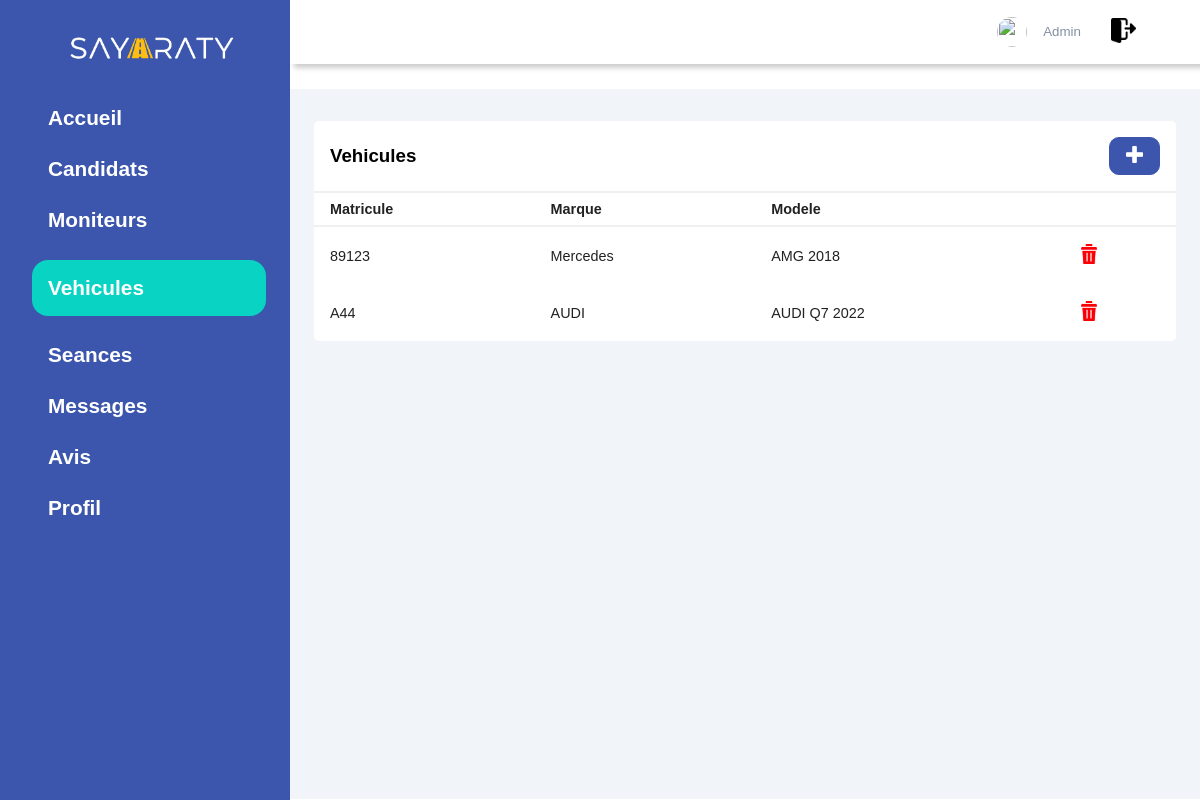
Screenshot of /Administrateur/Pages/vehicule.php with the database file from the repository.
### tables this page shows
CREATE TABLE `vehicule` (
  `Num_matricule` varchar(20) NOT NULL,
  `Marque` varchar(10) DEFAULT NULL,
  `Modele` varchar(50) DEFAULT NULL,
  `Disponibilite` tinyint(1) DEFAULT NULL
);

### Administrateur/Pages/vehicule.php (the view, shortened to what this page needs)
<!DOCTYPE html>
<!doctype html>
<html>
   <head>
       <link rel="stylesheet" href="https://cdn-uicons.flaticon.com/uicons-bold-rounded/css/uicons-bold-rounded.css">
       <link rel="stylesheet" href="../styles/Style_vehicule.css">
   </head>
   <body>
   <?PHP
     require("../../PHP/Connexion_BD.php");
    $query = "SELECT * FROM administrateur WHERE Login_admin='".$_SESSION["login"]."'";
$ligne = mysqli_fetch_row(mysqli_query($connect,$query));
   echo '  <div class="sidebar">
            <div class="brand">
            <a href="../"><img src="../image/SAYARATY_LOGO.png"><a>
            </div>
            <div class="menu">
                <ul>
                   <li>
                    <a href="../index.php" ><span class="dash">Accueil</span></a>
                   </li>
                   <li>
                    <a href="candidat.php" ><span class="condidats">Candidats</span></a>
                   </li>
                   <li>
                    <a  href="moniteur.php" ><span class="moniteur"> Moniteurs </span></a>
                   </li>
                   <li>
                    <a href="#" class="active" ><span class="voitures">Vehicules</span></a>
                   </li>
                   <li>
                   <a href="seance.php"><span class="">Seances</span></a>
                  </li>
                    <li>
                    <a href="message.php"><span class="">Messages</span></a>
                   </li>
                   <li>
                   <a href="Avis.php"><span class="">Avis</span></a>
                  </li>
                  <li>
                   <a href="profile.php"><span class="">Profil</span></a>
                  </li>
                </ul>
            </div>
      </div>
      <div class="main_cont">
        <header>
             <h2 >
                <label for="">
                    <span  class="hello"></span>
                </label>
             </h2>
             <div class="condidat">
                <img id="hi" src="'.$ligne[6].'" onclick="toggle" width="30px" height="30px"  alt="">
                <div >
                    <h4 id="Menu">'.$_SESSION["login"].'</h4>
                    <small>Admin</small></a>
                </div>
                <a href="../../PHP/Deconnexion.php">
             <img id="hiii" src="../image/loging out.png" width="25px" height="25px">
             </a>
             </div>
        </header>
        <main>
        <div class="recent">
                <div class="project">
                   <div class="card2">
                      <div class="card_h">
                         <h3> Vehicules </h3>
                         <button><a id="nn" href="../ajout/ajout_v.php" ><img src="../image/plus.png"  width="17px" height="17px" ></a> </button>
                      </div>
                      <div class="card_body">
                        <div class="table_res">
                            <table width="100%">
                                <thead>
                                   <tr>
                                      <td> Matricule </td>
                                      <td> Marque </td>
                                      <td> Modele </td>
                                   </tr>
                                </thead>' ;
                                $requete = mysqli_query( $connect , "SELECT Num_matricule,Marque,Modele,Disponibilite FROM  vehicule ");
                                while($ligne = mysqli_fetch_assoc($requete)) {
                                        echo ' <tbody>
                                         <tr>
                                             <td>'.$ligne['Num_matricule'].'</td>
                                             <td>'.$ligne['Marque'].'</td>
                                             <td>'.$ligne['Modele'].'</td>
                                             <td> <button id="aaa" value="Supprimer"><a onclick=\' javascript: return confirm("Êtes-vous sûr de vouloir supprimer?")\' href="../supp/supp_vehicule.php?delete='.$ligne['Num_matricule'].'"><image class="image_delete" src="../image/delete.png" ></a></buttom></td>
                                         </tr>' ;
                                     }
 echo'                               </tbody>
                              </table>
                        </div>
                      </div>
                   </div>
                </div>
                <div class="custmer">
                </div>
            </div>
        </main>
      </div>
   </body>
</html>   '
?>

### Administrateur/styles/Style_vehicule.css (style rules this page uses)
#hi { margin-right: 1rem; border-radius: 50%; cursor: pointer; margin-left: 30px; }
* { padding: 0; margin: 0; box-sizing: border-box; list-style-type: none ; text-decoration: none; font-family: 'Poppins', sans-serif; }
#hiii { margin-right: 1rem; cursor: pointer; margin-left: 30px; border-radius: 0%; }
.sidebar { width: 290px; position: fixed; left: 0; top: 0; height:100%; background: #3c56ad; z-index: 100; }
.brand img { width:200px; margin-left:20px; }
.brand { height: 90px; padding: 1rem 0rem 1rem 2rem; color: #fff; }
.active { background: rgb(9, 211, 194); padding-top:1rem ; padding-bottom: 1rem; color:#3c56ad; border-radius: 1rem; margin-right: 1.5rem; }
.menu li { width: 100%; margin-bottom: 1.7rem; padding-left: 2rem; }
.menu a span:first-child { font-size: 1.3rem; padding-right: 1rem; }
.menu { margin-top: 1rem; }
.menu a { padding-left: 1rem; display: block; color: rgb(255, 255, 255); font-size: 1.1rem; font-family: 'Courier New', Courier, monospace; font-weight: bold; }
.main_cont { margin-left: 290px; }
header { display: flex; background: #fff; justify-content: space-between; padding: 1rem 3rem; box-shadow: 4px 4px 5px rgba(0,0,0,0.2); position: fixed; left: 290px; width: calc(100% - 290px); top: 0; z-index: 100; }
header h2 { color :#555; }
header label span { font-size: 1.7rem; padding-right: 1rem; }
.condidat { display: flex; align-items: center; }
.condidat img { border-radius: 50%; margin-right: 1rem; }
.condidat small { display: inline-block; color :#8390A2; }
main { margin-top: 89px; padding: 2rem 1.5rem; background: #f1f5f9; min-height: calc(100vh - 90px); }
.dash { display: grid; grid-template-columns: repeat(4,1fr ); grid-gap: 2rem ; margin-top: 1rem; }
.image_delete { width:20px; }
.recent { display: grid; grid-gap:2rem ; margin-top: 0rem; }
.card2 { background: #fff; border-radius: 5px; }
.card_h { padding: 1rem; }
.card_h { display:flex; justify-content: space-between; align-items: center; border-bottom: 1px solid #f0f0f0 ; }
.card_h button { background:#3c56ad; border-radius:10px ; color:#fff; font-size: .8rem; padding: 0.5rem 1rem ; border: 1px solid #3c56ad; }
table { border-collapse: collapse; }
thead tr { border-top: 1px solid #f0f0f0; border-bottom: 2px solid #f0f0f0; }
thead td { font-weight: 700; }
td { padding: .5rem 1rem; font-size: .9rem; color:#222; }
tr td:last-child { display: flex; align-items: center; }
.table_res { width: 100%; overflow-x: auto; }

### Administrateur/Pages/vehicule.php (style rules this page uses)
.image_delete { width:20px; }
#aaa { background:#ffffff; border-radius:10px ; color:#fff; font-size: .8rem; padding: 0.5rem 1rem ; margin-right: -30px; border: 1px solid #ffffff; }

### rows the page displays
vehicule: Num_matricule "89123", Marque "Mercedes", Modele "AMG 2018"
vehicule: Num_matricule "A44", Marque "AUDI", Modele "AUDI Q7 2022"
